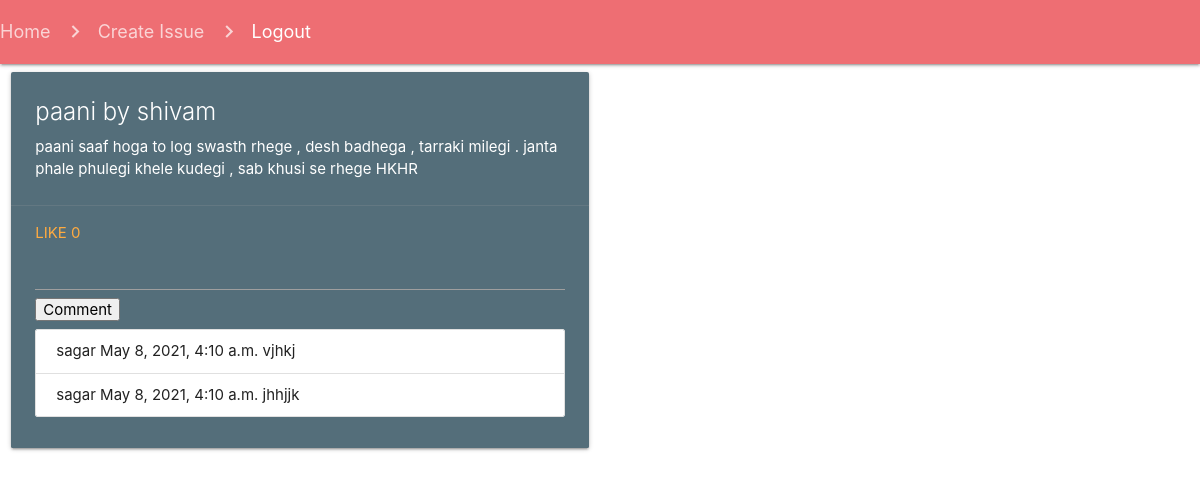
The app's page /main/particular_issue/2 (signed in), older data.
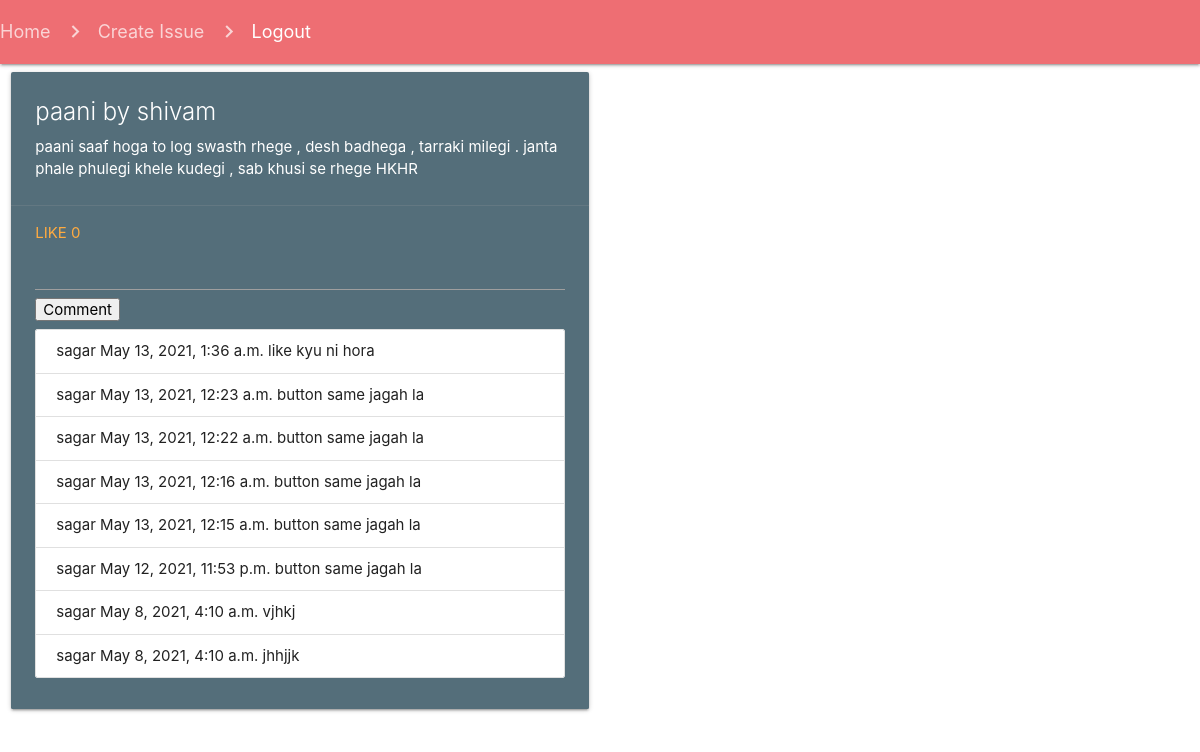
The same page, newer data.
### main/models.py (models this page shows)
class SocialIssueComments(models.Model):
    user=models.ForeignKey(User,on_delete=models.CASCADE)
    social_issue=models.ForeignKey(SocialIssue,on_delete=models.CASCADE,related_name="comments")
    comment=models.TextField()
    submit_date=models.DateTimeField(auto_now_add=True)

### main/views.py (the view, shortened to what this page needs)
# urls.py: path("particular_issue/<int:pk>", views.particular_issue, name="particular_issue"),
@login_required(login_url="login")
def particular_issue(request, pk):
    issue = get_object_or_404(models.SocialIssue, pk=pk)
    comments = models.SocialIssueComments.objects.filter(social_issue=issue).order_by(
        "-submit_date"
    )
    d = {"issue": issue, "comments": comments}
    return render(request, "main/particular_issue.html", d)

### main/models.py (called while the page is built)
    def get_likes(self):
        return self.likes.count()

### templates/main/particular_issue.html (shortened to what this page needs)
{% extends 'main/base.html' %} {% load static %} {% block content %}
<nav>
  <div class="nav-wrapper">
    <div class="col s12">
      <a href="{% url 'home' %}" class="breadcrumb">Home</a>
      <a href="{% url 'create_issue' %}" class="breadcrumb">Create Issue</a>
      <a href="{% url 'logout' %}" class="breadcrumb">Logout</a>
    </div>
  </div>
</nav>
<div class="row">
  <div class="col s12 m6">
    <div class="card blue-grey darken-1">
      <div class="card-content white-text">
        <span class="card-title">{{issue.title}} by {{issue.user}}</span>
        <p>{{issue.description}}</p>
      </div>
      <div class="card-action" data-id="{{issue.id}}">
        <a href="#" class="like-icon" data-id="{{issue.id}}">
          Like {{issue.get_likes}}</a
        >
        <form action="" method="POST">
          <input type="text" name="comment" />
          <button type="Submit">Comment</button>
        </form>
        <ul class="collection">
          {% for comment in comments %}
          <li class="collection-item">
            {{comment.user}} {{comment.submit_date}} {{comment.comment}}
          </li>
          {% endfor %}
        </ul>
      </div>
    </div>
  </div>
</div>
{% endblock content %}

Row changes from the older to the newer data that the page shows:
added SocialIssueComments: user "sagar", submit_date "May 13, 2021, 1:36 a.m.", comment "like kyu ni hora"
added SocialIssueComments: user "sagar", submit_date "May 13, 2021, 12:23 a.m.", comment "button same jagah la"
added SocialIssueComments: user "sagar", submit_date "May 13, 2021, 12:22 a.m.", comment "button same jagah la"
added SocialIssueComments: user "sagar", submit_date "May 13, 2021, 12:16 a.m.", comment "button same jagah la"
added SocialIssueComments: user "sagar", submit_date "May 13, 2021, 12:15 a.m.", comment "button same jagah la"
added SocialIssueComments: user "sagar", submit_date "May 12, 2021, 11:53 p.m.", comment "button same jagah la"
